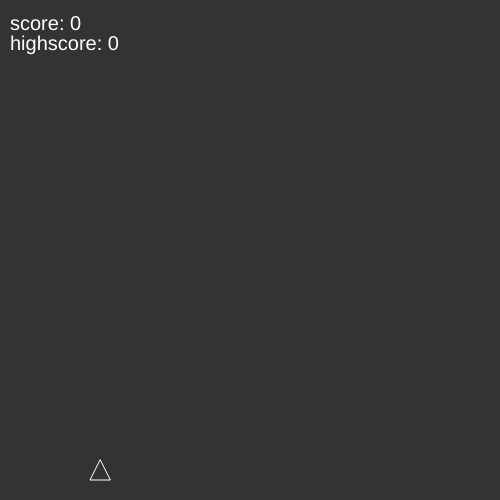
Frame 1 (no input)
Frame 60 (no input): identical to frame 1, image omitted
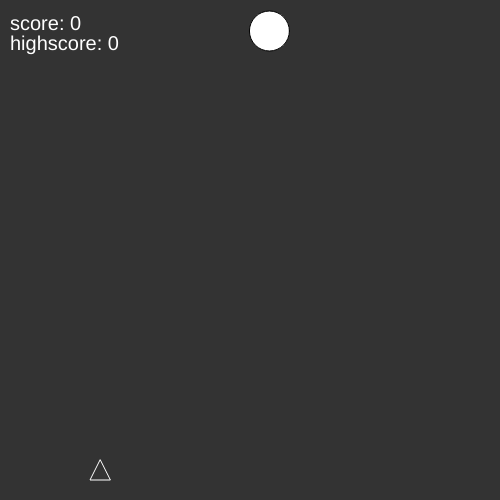
Frame 120 (the mouse pressed at the canvas centre since frame 60)

The p5.js sketch that drew these frames (run headless with seeded random() and noise() and a simulated clock; from frame 60 on, the mouse is pressed at the canvas centre):

// p5.js sketch
// ── sketch.js
let height = 500;
let width = 500;
let game;
let speedSlider;
let playSelfButton;
let aiButton;

function keyPressed(){
  game.keyPressed(keyCode);
}

function keyReleased(){
  game.keyReleased(keyCode);
}

function setup() {
  playSelfButton = createButton('play yourself');
  aiButton = createButton('use machine learning');
  playSelfButton.mousePressed(() => restart(false));
  aiButton.mousePressed(() => restart(true));
  createCanvas(width, height);
  game = new Game();
  speedSlider = createSlider(1,20,1);
}

function draw() {
  background(51);
  game.update();
  game.show();
}

function restart(ai){
  game = new Game(ai);
}


// ── Matrix.js
class Matrix{
  constructor(rows, cols){
    this.rows = rows;
    this.cols = cols;
    this.matrix = new Array(rows*cols);
    //random entries between two and 1
    for(let i=0; i<this.matrix.length; i++){
      this.matrix[i] = random(2)-1;
    }
  }
  getElement(i, j){
    return this.matrix[i*this.cols+j];
  }
  setElement(i, j, a){
    this.matrix[i*this.cols+j] = a;
  }

  multiply(m2){
    if(this.cols !== m2.rows)
      return undefined;
    let m = new Matrix(this.rows, m2.cols);
    for(let i=0; i<m.rows; i++){
      for(let j=0; j<m.cols; j++){
        let el = 0;
        for(let k=0; k<m2.rows; k++){
          el += this.getElement(i,k)*m2.getElement(k,j);
        }
        m.setElement(i,j, el);
      }
    }
    return m;
  }
  add(m2){
    if(this.rows != m2.rows || this.cols != m2.cols)
      return undefined;
    let m = new Matrix(this.rows, this.cols);
    for(let i = 0; i<this.rows; i++){
      for(let j = 0; j<this.cols; j++){
        let el = this.getElement(i,j) + m2.getElement(i,j);
        m.setElement(i,j,el);
      }
    }
    return m;
  }

  addBias(){
    if(this.cols !== 1){
      console.log("Error: couldn't add bias");
      return undefined;
    }
    let m = new Matrix(this.rows+1, 1);
    //Copy column matrix
    for(let i=0; i<this.rows; i++){
      let el = this.getElement(i, 0);
      m.setElement(i, 0, el);
    }
    //Bias: Add a one at the end
    m.setElement(this.rows, 0, 1);
    return m;
  }

  mutate(rate){
  //  console.log("matrix this");
  //  console.log(this);
    let m = new Matrix(this.rows, this.cols);
    for(let i=0; i<this.rows; i++){
      for(let j=0; j<this.cols; j++){
        if(random(1)<rate){
          let el = this.getElement(i,j) + random(2)-1;
          if(el > 1)
            el = 1;
          else if(el < -1)
            el = -1;
          m.setElement(i,j, el);
        }
      }
    }
    return m;
  }

  crossover(partner){
    let i0 = floor(random(this.rows));
    let j0 = floor(random(this.cols));
    let m = new Matrix(this.rows, this.cols);
    for(let i=0; i<this.rows; i++){
      for(let j=0; j<this.cols; j++){
        let el;
        if(i<i0 && j<j0)
          el = this.getElement(i,j);
        else el = partner.getElement(i,j);
        m.setElement(i,j,el);
      }
    }
    return m;
  }

  static arrayToMatrix(arr){
    let m = new Matrix(arr.length, 1);
    for(let i=0; i<arr.length; i++){
      m.setElement(i,0, arr[i]);
    }
    return m;
  }

  static matrixToArray(m){
    if(m.cols!==1)
      return undefined;
    let arr = new Array(m.rows);
    for(let i=0; i<m.rows; i++){
      arr[i] = m.getElement(i,0);
    }
    return arr;
  }
  clone(){
    let clone = new Matrix(this.rows, this.cols);
    for(let i=0; i<clone.rows; i++){
      for(let j=0; j<clone.cols; j++){
        let el = this.getElement(i,j);
        clone.setElement(i,j,el);
      }
    }
    return clone;
  }

  static load(data){
    let m = new Matrix(data.rows, data.cols);
    m.matrix = data.matrix.slice();
    return m;
  }
}

// ── NeuralNetwork.js
class NeuralNetwork{
  constructor(input, hidden, output){
    this.nInput = input;
    this.nHidden = hidden;
    this.nOutput = output;
    //weights
    //+1 b/c each layer has one bias node
    this.w_ih = new Matrix(hidden, input+1)
    this.w_hh = new Matrix(hidden, hidden+1);
    this.w_ho = new Matrix(output, hidden+1);
    //bias initialized to 0
    /*this.b_i = new Matrix(input, 1);
    this.b_i.matrix.map(x => 0);
    this.b_h = new Matrix(hidden, 1);
    this.b_h.matrix.map(x => 0);
    this.b_o = new Matrix(hidden, 1);
    this.b_o.matrix.map(x => 0);*/
  }

  nextLayer(input, weights){
    return weights.multiply(input.addBias());
  }

  calculateOutput(input){
    input = Matrix.arrayToMatrix(input);
    let h1 = this.nextLayer(input, this.w_ih);
    h1 = this.activateLayer(h1);
    let h2 = this.nextLayer(h1, this.w_hh);
    h2 = this.activateLayer(h2);
    let output = Matrix.matrixToArray(this.nextLayer(h2, this.w_ho));
    return output;
  }

  activateLayer(layer){
    let m = new Matrix(layer.rows, 1);
    for(let i=0; i<m.rows; i++){
      let el = 1.0/(1+Math.exp(-layer.getElement(i,0)));
      m.setElement(i, 0, el);
    }
    return m;
  }

  mutate(rate){
    let n = new NeuralNetwork(this.nInput, this.nHidden, this.nOutput);
    n.w_ih = this.w_ih.mutate(rate);
    n.w_hh = this.w_hh.mutate(rate);
    n.w_ho = this.w_ho.mutate(rate);
    /*this.b_i.mutate(rate);
    this.b_h.mutate(rate);
    this.b_o.mutate(rate);*/
    return n;
  }

  crossover(partner){
      let child = new NeuralNetwork(this.nInput, this.nHidden, this.nOutput);
      child.w_ih = this.w_ih.crossover(partner.w_ih);
      child.w_ho = this.w_ho.crossover(partner.w_ho);
      child.w_hh = this.w_hh.crossover(partner.w_ho);
      /*child.b_i = this.b_i.crossover(partner.b_i);
      child.b_h = this.b_h.crossover(partner.b_h);
      child.b_o = this.b_o.crossover(partner.b_h);*/
      return child;
  }

  clone(){
    let clone = new NeuralNetwork(this.nInput, this.nHidden, this.nOutput);
    clone.w_ih = this.w_ih.clone();
    clone.w_ho = this.w_ho.clone();
    clone.w_hh = this.w_hh.clone();
    /*clone.b_i = this.b_i.clone();
    clone.b_h = this.b_h.clone();
    clone.b_o = this.b_o.clone();*/
    return clone;
  }

  static load(data){
    if(typeof(data) == "string")
      data = JSON.parse(data);
    let n = new NeuralNetwork(data.nInput, data.nHidden, data.nOutput);
    n.w_ih = Matrix.load(data.w_ih);
    n.w_hh = Matrix.load(data.w_hh);
    n.w_ho = Matrix.load(data.w_ho);
    /*n.b_i = Matrix.load(data.b_i);
    n.b_h = Matrix.load(data.b_h);
    n.b_o = Matrix.load(data.b_o);*/
    return n;
  }
}

// ── bullet.js
class Bullet{
  constructor(x,y){
    this.r = 3;
    this.dead = false;
    this.pos = createVector(x,y);
    this.maxSpeed = 7;
    this.vel = createVector(0,-this.maxSpeed);
    this.acc = createVector(0,0);
  }

  show(){
    ellipse(this.pos.x, this.pos.y, 2*this.r, 2*this.r);
  }

  update(){
    this.vel.add(this.acc);
    this.pos.add(this.vel);
    this.acc.mult(0);
  }

  onScreen(){
    if(this.y-this.r<0)
      this.dead = true;
  }
}

// ── enemy.js
class Enemy{
  constructor(){
    this.r = 20;
    this.pos = createVector();
    this.pos.x = random(this.r, width-this.r);
    this.pos.y = 0;
    this.dead = false;
    this.maxSpeed = 2;
    this.vel = createVector(0,0);
    this.acc = createVector(0,0.1);
  }

  show(){
    ellipse(this.pos.x, this.pos.y, 2*this.r, 2*this.r);
  }

  update(){
    this.vel.add(this.acc);
    if(this.vel.mag()>this.maxSpeed)
      this.vel.setMag(this.maxSpeed);
    this.pos.add(this.vel);
  }

  offScreen(){
    if(this.pos.y+this.r>height){
      this.dead = true;
      return true;
    }
    return false;
  }
}

// ── game.js
class Game{
  constructor(ai){
    this.player = new Player(100,height-40);
    this.enemies = [];
    this.initialEnemyRate = 0.01;
    this.enemyRate = this.initialEnemyRate;
    this.enemyGain = 0.002;
    this.ai = ai;
    Game.curHighscore = 0;
    if(this.ai){
      this.population = new Population(200);
    }
  }

  static highscore(value){
    if(value == undefined){
      return this.curHighscore;
    }
    Game.curHighscore = value;
  }

  keyPressed(keyCode){
    if(this.ai)
      return;
    if(keyCode == LEFT_ARROW)
      this.player.left = true;
    if(keyCode == RIGHT_ARROW)
      this.player.right = true;
    if(keyCode == 32)
      this.player.shoot();
  }

  keyReleased(keyCode){
    if(this.ai)
      return;
    if(keyCode == LEFT_ARROW)
      this.player.left = false;
    if(keyCode == RIGHT_ARROW)
      this.player.right = false;
  }

  update(){
    if(!this.ai){
      this.generateEnemies();
      this.player.update();
      for(let enemy of this.enemies)
        enemy.update();
      this.enemiesHit();
      this.enemiesWin();
      this.enemyRate = this.initialEnemyRate+this.enemyGain*floor(this.player.score/10)
    }
  else{
    for(let i=0; i<speedSlider.value(); i++){
      this.population.update();
    }
  }
  }

  show(){
    if(!this.ai){
    this.showScore();
    this.player.show();
    for(let enemy of this.enemies)
      enemy.show();
    }
    else{
      this.population.show();
    }
  }

  generateEnemies(){
    if(random(1)<this.enemyRate)
      this.enemies.push(new Enemy());
  }

  enemiesHit(){
    for(let i=this.enemies.length-1; i>=0; i--){
      let enemy = this.enemies[i];
      for(let j=this.player.bullets.length-1; j>=0; j--){
        let bullet = this.player.bullets[j];
        //if bullet hits enemy
        if(dist(bullet.pos.x, bullet.pos.y, enemy.pos.x, enemy.pos.y) <= bullet.r+enemy.r){
          this.player.bullets.splice(j,1);
          this.enemies.splice(i,1);
          this.player.score++;
        }
      }
    }
  }

  enemiesWin(){
    for(let enemy of this.enemies){
      if(enemy.offScreen())
        this.gameover();
    }
  }

  showScore(){
    push();
    fill(255);
    noStroke();
    textSize(20);
    text('score: ' + this.player.score, 10, 30);
    text('highscore: ' + Game.highscore(), 10, 50);
    pop();
  }

  gameover(){
    if(this.player.score > Game.highscore())
      Game.highscore(this.player.score);
    restart();
  }
}

// ── player.js
class Player{
  constructor(x,y, ai=false){
    this.pos = createVector(x,y);
    this.maxSpeed = 6;
    this.vel = createVector(0,0);
    this.acc = createVector(0,0);
    this.speed = 0.05;
    this.left = false;
    this.right = false;
    this.w = 20;
    this.h = 20;
    this.bullets = [];
    this.score = 0;
    this.ai = ai;
    if(ai){
      this.enemies = [new Enemy()];
      this.brain = new NeuralNetwork(1,2,2);
      this.enemyRate = 0.01;
      this.fitness = 0;
      this.dead = false;
      this.shootTimer = 0;
      this.age = 0;
    }

  }

  update(){
    this.updateBullets();
    if(this.ai && !this.dead){
      this.age++;
      this.generateEnemies();
      this.think();
      for(let enemy of this.enemies)
        enemy.update();
      if(this.score>70+Game.highscore()){
        this.dead = true;
      } 
    }
    if(!this.dead){
      if(this.left){
        let force = createVector(-1,0).mult(this.speed);
        this.applyForce(createVector(-1,0));
      }
      if(this.right){
        let force = createVector(1,0).mult(this.speed);
        this.applyForce(createVector(1,0));
      }
      else if(!this.right && !this.left)
        this.vel.mult(0);
      this.vel.add(this.acc);
      if(this.vel.mag()>this.maxSpeed)
        this.vel.setMag(this.maxSpeed);
      this.pos.add(this.vel);
      this.acc.mult(0);
      this.adjustToScreen();
    }
    if(this.ai && !this.dead){
      this.enemiesHit();
      this.enemiesWin();
    }
  }

  show(){
    for(let bullet of this.bullets)
        bullet.show();
    if(this.enemies)
      this.showEnemies();
    push();
    noFill();
    stroke(255);
    triangle(this.pos.x, this.pos.y,
            this.pos.x-this.w/2, this.pos.y+this.h,
            this.pos.x+this.w/2, this.pos.y+this.h
    );
    pop();
  }

  applyForce(force){
    this.acc.add(force);
  }

  adjustToScreen(){
    if(this.pos.x+this.w/2>width){
      this.pos.x = width-this.w/2;
      //this.dead = true;
    }
    else if(this.pos.x-this.w/2 <0){
      this.pos.x = this.w/2;
      //this.dead = true;
    }
  }
  shoot(){
    if(!this.ai || this.shootTimer == 0){
      this.bullets.push(new Bullet(this.pos.x, this.pos.y));
      //this.shootTimer = 100;
    }
  }

  updateBullets(){
    for(let i=this.bullets.length-1; i>=0; i--){
      let bullet = this.bullets[i];
      if(!bullet.dead)
        bullet.update();
      else {
        bullets.splice(i,1);
      }
    }
  }

  think(){
    //get output from NN
    let input = this.vision();
    let output = this.brain.calculateOutput(input);
    //update right left shoot
    this.left = false;
    this.right = false;
    if(output[0]>0.5)
      this.left = true;
    else {
      this.right = true;
    }
    if(output[1]>0.5)
      this.shoot();
  }

  vision(){
    let vision = [];
    let factor = 1000;
    //Closetst Enemy's positions
    if(this.enemies.length>0){
      let closestEnemy = this.enemies[this.enemies.length-1];
      for(let i=this.enemies.length-2; i>=0; i--){
        if(this.enemies[i].pos.y > closestEnemy.pos.y)
          closestEnemy = this.enemies[i];
      }
      if(closestEnemy.pos.x - this.pos.x > 0)
        vision.push(1)
      else vision.push(-1);
      //vision.push((closestEnemy.pos.x - this.pos.x)/factor);
      //vision.push((closestEnemy.pos.y - this.pos.y)/factor);
    }
    else{
      //no enemies
      vision = vision.push(0);
    }
    return vision;
  }

  generateEnemies(){
    //if(random(1)<this.enemyRate)
    //  this.enemies.push(new Enemy());
    if(this.enemies.length == 0)
      this.enemies.push(new Enemy());
  }

  enemiesHit(){
    for(let i=this.enemies.length-1; i>=0; i--){
      let enemy = this.enemies[i];
      for(let j=this.bullets.length-1; j>=0; j--){
        let bullet = this.bullets[j];
        //if bullet hits enemy
        if(dist(bullet.pos.x, bullet.pos.y, enemy.pos.x, enemy.pos.y) <= bullet.r+enemy.r){
          this.bullets.splice(j,1);
          this.enemies.splice(i,1);
          this.score++;
        }
      }
    }
  }

  showEnemies(){
    for(let enemy of this.enemies){
      enemy.show();
    }
  }

  enemiesWin(){
    for(let i=this.enemies.length-1; i>=0; i--){
      let enemy = this.enemies[i];
      if(enemy.offScreen()){
        this.dead = true;
        this.enemies.splice(i,1);
      }
    }
  }

  calculateFitness(){
    this.fitness = 1;
    this.fitness *= (this.score+1);
    this.fitness *= this.age;
    return this.fitness;
  }

}

// ── population.js
class Population{
  constructor(size){
    this.players = [];
    this.size = size;
    this.start = createVector(width/2, height-40);
    this.generation = 1;
    this.highscore = 0;
    for(let i=0; i<this.size; i++){
      this.players.push(new Player(this.start.x, this.start.y, true));
    }
  }

  update(){
    for(let player of this.players){
      player.update();
    }
    if(this.allDead())
      this.evolve();
  }

  show(){
    /*for(let player of this.players){
      player.show();
    }*/
    this.players[0].show();
    fill(255);
    text("generation: " + this.generation, 10, 30);
    text("score: " + this.players[0].score, 10, 50);
    text("highscore: " + this.highscore, 10, 70);
  }

  evolve(){
    this.calculateFitness();
    this.generation++;
    this.players = this.newGeneration();
  }

  calculateFitness(){
    let total = 0;
    let bestFitness=0;
    let bestIndex;
    this.players.forEach(function(player, i){
      let fitness = player.calculateFitness();
      total += fitness
      if(fitness >= bestFitness){
        bestFitness = fitness;
        bestIndex = i;
      }
    });
    this.bestIndex = bestIndex;
    this.totalFitness = total;
  }

  newGeneration(){
    let newGen = [];
    //add best to next generation
    let best = this.players[this.bestIndex]
    let child = new Player(this.start.x, this.start.y, true);
    child.brain = best.brain.clone();
    newGen.push(child);
    //check if highscore
    if(best.score > this.highscore)
      this.highscore = best.score;
    for(let i=1; i<this.players.length; i++){
      newGen.push(this.newChild());
    }
    return newGen;
  }

  selectOne(){
    let rand = random(1);
    let sum = 0;
    for(let i=0; i<this.players.length-1; i++){
      let fitness = this.players[i].fitness/this.totalFitness;
      if(sum<=rand && rand<sum+fitness){
        return this.players[i];
      }
      sum += this.players[i].fitness/this.totalFitness;
    }
    return this.players[this.players.length-1];
  }

  newChild(){
    let parent1 = this.selectOne();
    let parent2 = this.selectOne();
    let childBrain = parent1.brain.crossover(parent2.brain);
    let child = new Player(this.start.x, this.start.y, true);
    child.brain = childBrain.clone();
    child.brain = child.brain.mutate(0.01);
    return child;
    /*let parent = this.selectOne();
    let child = new Player(this.start.x, this.start.y, true);
    child.brain = parent.brain.clone();
    child.brain = child.brain.mutate(0.01);
    return child;*/
  }

  allDead(){
    let allDead = true;
    for(let player of this.players){
      if(!player.dead){
        allDead = false;
        break;
      }
    }
    return allDead;
  }
}
